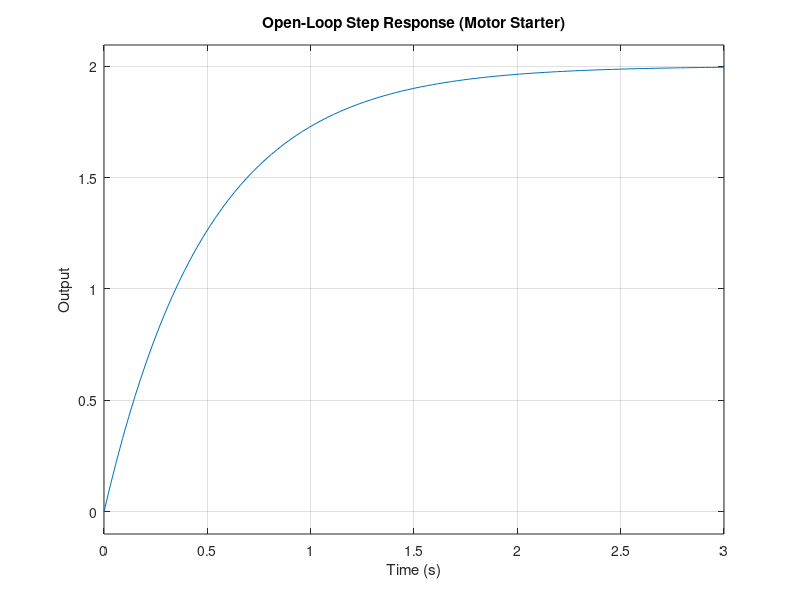
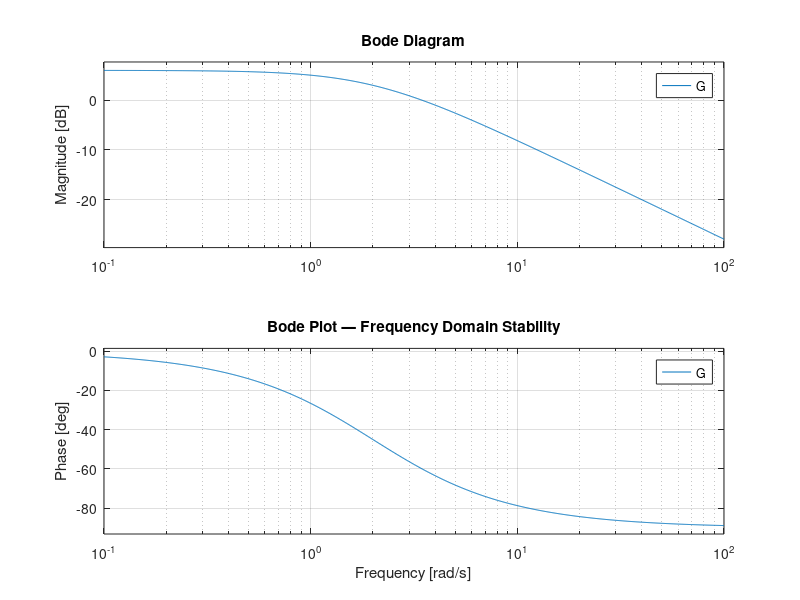

These charts were generated, in order, by the following MATLAB code: (Note: this script raises an error after producing the figures.)
% =========================================================
%  Motor Starter Stability Analysis
%  Industrial Logic & Systems Analysis Project
%
%  Author  : Maaz
%  Tool    : MATLAB Control System Toolbox
%  Purpose : Model motor starter transfer function,
%            verify stability, and tune PID controller.
% =========================================================

clc; clear; close all;

%% ── 1. SYSTEM MODEL ─────────────────────────────────────
%
%  Motor starter modeled as 1st-order system:
%
%           K
%  G(s) = ──────
%         τs + 1
%
%  K   = DC gain   (how much output responds to input)
%  τ   = Time const (how fast system reaches steady state)

K   = 2.0;   % System gain
tau = 0.5;   % Time constant (seconds)

num = [K];
den = [tau, 1];

G = tf(num, den);
disp('── Transfer Function ───────────────────────────');
disp(G);


%% ── 2. STABILITY CHECK ──────────────────────────────────
poles_G = pole(G);
fprintf('\nSystem Poles:\n');
disp(poles_G);

if all(real(poles_G) < 0)
    fprintf('✅  System is STABLE (poles in left half-plane)\n\n');
else
    fprintf('❌  System is UNSTABLE\n\n');
end


%% ── 3. OPEN-LOOP STEP RESPONSE ─────────────────────────
figure(1);
step(G);
title('Open-Loop Step Response (Motor Starter)');
xlabel('Time (s)');
ylabel('Output');
grid on;


%% ── 4. BODE PLOT ────────────────────────────────────────
figure(2);
bode(G);
title('Bode Plot — Frequency Domain Stability');
grid on;

% Get gain and phase margins
[Gm, Pm, Wcg, Wcp] = margin(G);
fprintf('── Stability Margins ────────────────────────────\n');
fprintf('  Gain Margin  : %.2f dB  (at %.2f rad/s)\n', 20*log10(Gm), Wcg);
fprintf('  Phase Margin : %.2f deg (at %.2f rad/s)\n', Pm, Wcp);
fprintf('─────────────────────────────────────────────────\n\n');


%% ── 5. PID CONTROLLER DESIGN ────────────────────────────
%
%  Adding a PID controller for closed-loop control.
%  Closed-loop: CL(s) = C(s)G(s) / (1 + C(s)G(s))

Kp = 1.5;
Ki = 0.8;
Kd = 0.1;

C  = pid(Kp, Ki, Kd);
CL = feedback(C * G, 1);

disp('── Closed-Loop Transfer Function (with PID) ────');
disp(CL);

% Check closed-loop stability
poles_CL = pole(CL);
fprintf('\nClosed-Loop Poles:\n');
disp(poles_CL);

if all(real(poles_CL) < 0)
    fprintf('✅  Closed-Loop System is STABLE\n\n');
else
    fprintf('❌  Closed-Loop System is UNSTABLE — Retune PID\n\n');
end

% Performance metrics
info = stepinfo(CL);
fprintf('── Performance Metrics ──────────────────────────\n');
fprintf('  Rise Time    : %.4f s\n',  info.RiseTime);
fprintf('  Settling Time: %.4f s\n',  info.SettlingTime);
fprintf('  Overshoot    : %.2f %%\n', info.Overshoot);
fprintf('─────────────────────────────────────────────────\n');


%% ── 6. CLOSED-LOOP STEP RESPONSE ───────────────────────
figure(3);
step(CL);
title('Closed-Loop Step Response with PID Controller');
xlabel('Time (s)');
ylabel('Motor Output');
grid on;


%% ── 7. POLE-ZERO MAP ────────────────────────────────────
figure(4);
pzmap(CL);
title('Pole-Zero Map — Closed-Loop System');
grid on;

fprintf('\n[✓] MATLAB Analysis Complete — see figures.\n');
